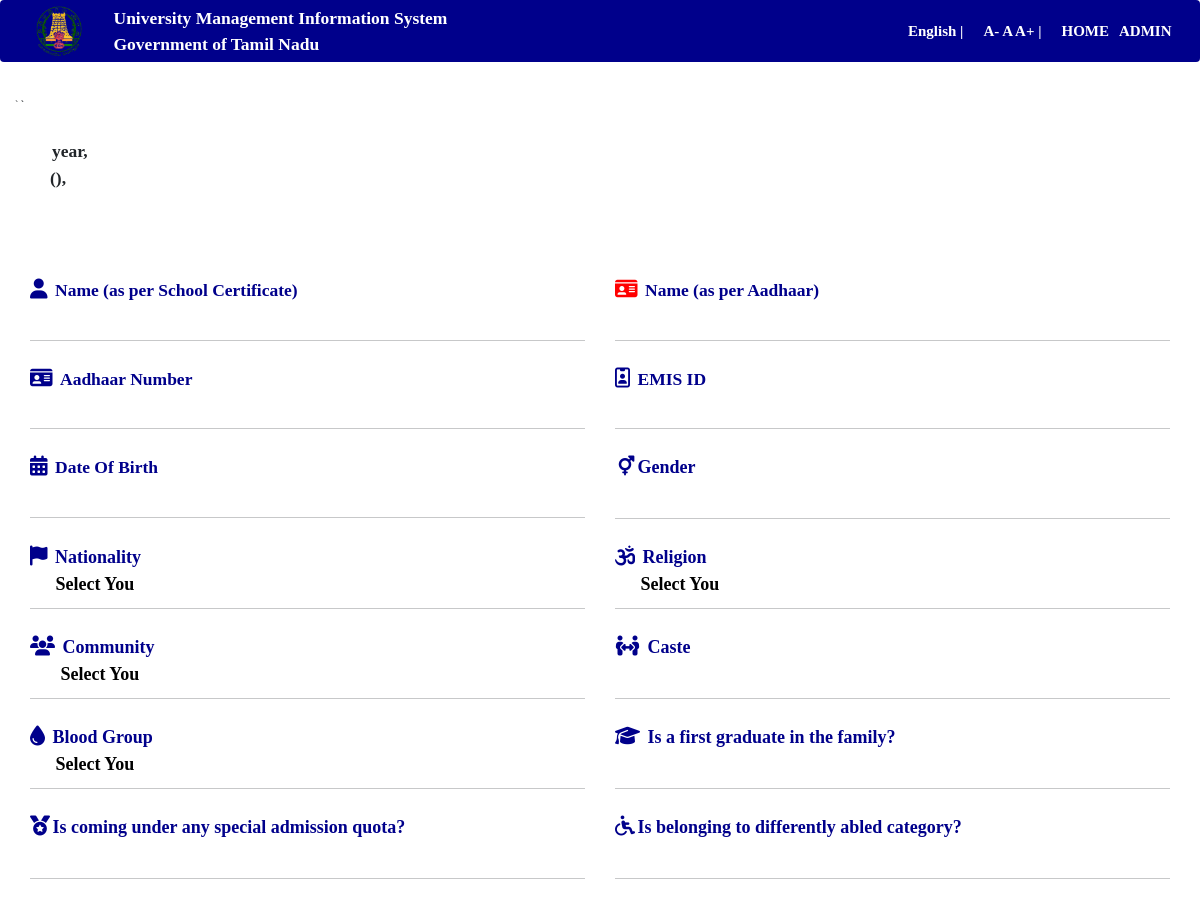
Page /generalinfo.php?uid=1 on the committed database.
### tables this page shows
CREATE TABLE IF NOT EXISTS `umis_info` (
  `uid` int(11) NOT NULL AUTO_INCREMENT,
  `sname` varchar(20) NOT NULL,
  `aname` varchar(20) NOT NULL,
  `password` varchar(20) NOT NULL,
  `aadhaar` varchar(20) NOT NULL,
  `emis` varchar(20) NOT NULL,
  `dob` varchar(10) NOT NULL,
  `gender` varchar(10) NOT NULL,
  `nationality` varchar(10) NOT NULL,
  `religion` varchar(10) NOT NULL,
  `community` varchar(10) NOT NULL,
  `caste` varchar(20) NOT NULL,
  `blood` varchar(10) NOT NULL,
  `graduate` varchar(10) NOT NULL,
  `quota` varchar(10) NOT NULL,
  `abled` varchar(10) NOT NULL,
  `mobile` varchar(15) NOT NULL,
  `email` varchar(30) NOT NULL,
  `pcountry` varchar(30) NOT NULL,
  `pstate` varchar(30) NOT NULL,
  `plocation` varchar(30) NOT NULL,
  `pdistrict` varchar(30) NOT NULL,
  `ptaluk` varchar(30) NOT NULL,
  `pvillage` varchar(50) NOT NULL,
  `pblock` varchar(30) NOT NULL,
  `ppanchayat` varchar(30) NOT NULL,
  `paddress` text NOT NULL,
  `ccountry` varchar(30) NOT NULL,
  `cstate` varchar(30) NOT NULL,
  `clocation` varchar(30) NOT NULL,
  `cdistrict` varchar(30) NOT NULL,
  `ctaluk` varchar(30) NOT NULL,
  `cvillage` varchar(50) NOT NULL,
  `cpanchayat` varchar(30) NOT NULL,
  `cward` varchar(10) NOT NULL,
  `caddress` text NOT NULL,
  `cjoin` varchar(10) NOT NULL,
  `cstream` varchar(20) NOT NULL,
  `cctype` varchar(20) NOT NULL,
  `ccourse` varchar(20) NOT NULL,
  `cbranch` varchar(30) NOT NULL,
  `cmedium` varchar(15) NOT NULL,
  `cmode` varchar(20) NOT NULL,
  `cadmission` varchar(20) NOT NULL,
  `cad_type` varchar(20) NOT NULL,
  `ccounselling` varchar(20) NOT NULL,
  `crollno` varchar(20) NOT NULL,
  `clateral` varchar(10) NOT NULL,
  `chosteller` varchar(10) NOT NULL,
  `cinstitute` varchar(50) NOT NULL,
  `cyear` varchar(10) NOT NULL,
  `pjoin` varchar(20) NOT NULL,
  `pstream` varchar(20) NOT NULL,
  `pctype` varchar(20) NOT NULL,
  `pcourse` varchar(20) NOT NULL,
  `pbranch` varchar(30) NOT NULL,
  `pmedium` varchar(20) NOT NULL,
  `pmode` varchar(20) NOT NULL,
  `padmission` varchar(20) NOT NULL,
  `pad_type` varchar(20) NOT NULL,
  `prollno` varchar(20) NOT NULL,
  `plateral` varchar(10) NOT NULL,
  `phosteller` varchar(10) NOT NULL,
  `pinstitute` varchar(30) NOT NULL,
  `pyear` varchar(10) NOT NULL,
  `fname` varchar(20) NOT NULL,
  `foccup` varchar(30) NOT NULL,
  `mname` varchar(20) NOT NULL,
  `moccup` varchar(30) NOT NULL,
  `guardian` varchar(20) NOT NULL,
  `orphan` varchar(10) NOT NULL,
  `income` varchar(20) NOT NULL,
  `phno` varchar(20) NOT NULL,
  `accno` varchar(30) NOT NULL,
  `ifsc` varchar(50) NOT NULL,
  `bname` varchar(20) NOT NULL,
  `bbranch` varchar(20) NOT NULL,
  `city` varchar(20) NOT NULL,
  `acctype` varchar(15) NOT NULL,
  `e_name` varchar(20) NOT NULL,
  `e_aname` varchar(20) NOT NULL,
  `e_gender` varchar(10) NOT NULL,
  `e_nationality` varchar(20) NOT NULL,
  `e_religion` varchar(20) NOT NULL,
  `e_community` varchar(20) NOT NULL,
  `e_communityno` varchar(20) NOT NULL,
  `e_caste` varchar(20) NOT NULL,
  `e_graduate` varchar(10) NOT NULL,
  `e_fname` varchar(20) NOT NULL,
  `e_mname` varchar(20) NOT NULL,
  `e_income` varchar(10) NOT NULL,
  `e_incomeno` varchar(20) NOT NULL,
  PRIMARY KEY (`uid`)
);

### generalinfo.php (the view, shortened to what this page needs)
<html>
	<?php
		include "head.php";
		include "config.php";
	?>
<body>
<div class="row">
	<div class="col-md-12">
		<?php include "nav.php";?>
	</div>
</div>
<div class="col-md-12"><br>
		<?php
			$sql="select * from umis_info where uid='{$_GET["uid"]}'";
			$res=$con->query($sql);
			if($res->num_rows>0)
			{
				$rec=$res->fetch_assoc();
			}
		?>
		<form method="post" action="<?php echo $_SERVER["REQUEST_URI"];?>">
		`<div class="form-group col-md-12 ">
			<span class="fs-3 fw-bold" style="font-family:Cambria; color:darkblue" >&ensp;&ensp;<b><?php echo "{$rec["sname"]}";?></span><br>
			<span class="fs-3 fw-bold" style="font-family:Cambria;" >&ensp;&ensp;<b><?php echo "{$rec["cyear"]}";?> year,</span><br>
			<span class="fs-3 fw-bold" style="font-family:Cambria;" >&ensp;&ensp;<b><?php echo "{$rec["ccourse"]}";?></span>
			<span class="fs-3 fw-bold" style="font-family:Cambria;" ><b><?php echo "({$rec["cbranch"]})";?>,</span><br>
			<span class="fs-3 fw-bold" style="font-family:Cambria;" >&ensp;&ensp;<b><?php echo "{$rec["cinstitute"]}";?></span>
		</div>
		`<div class="form-group col-md-6 "><br><br><br>
			<span class="fa fa-user fs-2" style="color:darkblue; "></span>&ensp;
			<span class="fs-3 fw-bold" style="font-family:Cambria; color:darkblue">Name (as per School Certificate)</span>&ensp;
			<p class="fs-3 " style="font-family:Cambria; " >&ensp;&ensp;&ensp;<?php echo "{$rec["sname"]}";?></p><hr>
		</div>
		<div class="form-group col-md-6"><br><br><br>
			<span class="fa fa-id-card fs-2" style="color:red;"></span>&ensp;
			<span class="fs-3 fw-bold" style="font-family:Cambria; color:darkblue">Name (as per Aadhaar)</span>&ensp;&ensp;
			<p class="fs-3" style="font-family:Cambria; ">&ensp;&ensp;<?php echo "{$rec["aname"]}";?> </p><hr>
		</div>
		<div class="form-group col-md-6">
			<span class="fa fa-id-card fs-2" style="color:darkblue; "></span>&ensp;
			<span class="fs-3 fw-bold" style="font-family:Cambria; color:darkblue">Aadhaar Number</span>&ensp;&ensp;
			<p class="fs-3" style="font-family:Cambria; ">&ensp;&ensp;&ensp;<?php echo "{$rec["aadhaar"]}";?> </p><hr>
		</div>
		<div class="form-group col-md-6">
			<span class="fa fa-id-badge fs-2" style="color:darkblue; "></span>&ensp;
			<span class="fs-3 fw-bold" style="font-family:Cambria; color:darkblue">EMIS ID</span>&ensp;
			<p class="fs-3" style="font-family:Cambria;">&ensp;&ensp;&ensp;<?php echo "{$rec["emis"]}";?> </p><hr>
		</div>
		<div class="form-group col-md-6">
			<span class="fa fa-calendar-alt fs-2" style="color:darkblue;"></span>&ensp;
			<span class="fs-3 fw-bold" style="font-family:Cambria; color:darkblue">Date Of Birth</span>&ensp;
			<p class="fs-3" style="font-family:Cambria; ">&ensp;&ensp;&ensp;<?php echo "{$rec["dob"]}";?> </p><hr>
		</div>
		<div class="form-group col-md-6">
			<span class="fa fa-intersex" style="color:darkblue; font-size:20px;"></span>
			<font size="4px" color="darkblue" face="Cambria"><b>Gender</b></font><br>
			<font size="4px" color="black" face="Cambria">&ensp;&ensp;<?php echo "{$rec["gender"]}";?> </font><hr>
		</div>
		<div class="form-group col-md-6">
			<span class="fa fa-flag" style="color:darkblue; font-size:20px;"></span>&ensp;
			<font size="4px" color="darkblue" face="Cambria"><b>Nationality</b></font><br>&ensp;
			<font size="4px" color="black" face="Cambria">&ensp;&ensp;<?php echo "{$rec["nationality"]}";?> </font><hr>
		</div>
		<div class="form-group col-md-6">
			<span class="fa fa-om" style="color:darkblue; font-size:20px;"></span>&ensp;
			<font size="4px" color="darkblue" face="Cambria"><b>Religion</b></font><br>&ensp;
			<font size="4px" color="black" face="Cambria">&ensp;&ensp;<?php echo "{$rec["religion"]}";?> </font><hr>
		</div>
		<div class="form-group col-md-6">
			<span class="fa fa-users" style="color:darkblue; font-size:20px;"></span>&ensp;
			<font size="4px" color="darkblue" face="Cambria"><b>Community</b></font><br>&ensp;&ensp;
			<font size="4px" color="black" face="Cambria">&ensp;&ensp;<?php echo "{$rec["community"]}";?> </font><hr>
		</div>
		<div class="form-group col-md-6">
			<span class="fa fa-people-arrows" style="color:darkblue; font-size:20px;"></span>&ensp;
			<font size="4px" color="darkblue" face="Cambria"><b>Caste</b></font><br>&ensp;&ensp;
			<font size="4px" color="black" face="Cambria">&ensp;&ensp;<?php echo "{$rec["caste"]}";?> </font><hr>
		</div>
		<div class="form-group col-md-6">
			<span class="fa fa-tint" style="color:darkblue; font-size:20px;"></span>&ensp;
			<font size="4px" color="darkblue" face="Cambria"><b>Blood Group</b></font><br>&ensp;
			<font size="4px" color="black" face="Cambria">&ensp;&ensp;<?php echo "{$rec["blood"]}";?> </font><hr>
		</div>
		<div class="form-group col-md-6">
			<span class="fa fa-graduation-cap" style="color:darkblue; font-size:20px;"></span>&ensp;
			<font size="4px" color="darkblue" face="Cambria"><b>Is a first graduate in the family?</b></font><br>&ensp;
			<font size="4px" color="black" face="Cambria">&ensp;&ensp;<?php echo "{$rec["graduate"]}";?> </font><hr>
		</div>
		<div class="form-group col-md-6">
			<span class="fa fa-medal" style="color:darkblue; font-size:20px;"></span>
			<font size="4px" color="darkblue" face="Cambria"><b>Is coming under any special admission quota?</b></font><br>
			<font size="4px" color="black" face="Cambria">&ensp;&ensp;<?php echo "{$rec["quota"]}";?> </font><hr>
		</div>
		<div class="form-group col-md-6">
			<span class="fa fa-wheelchair" style="color:darkblue; font-size:20px;"></span>
			<font size="4px" color="darkblue" face="Cambria"><b>Is belonging to differently abled category?</b></font><br>
			<font size="4px" color="black" face="Cambria">&ensp;&ensp;<?php echo "{$rec["abled"]}";?> </font><hr>
		</div>
		</form>
</div>
</body>
</html>

### head.php (style rules this page uses)
html, body { max-width: 100%; overflow-x: hidden; font-family:Calibri; }

### rows in the picture
umis_info: nationality "Select You", religion "Select You", community "Select You", blood "Select You"
